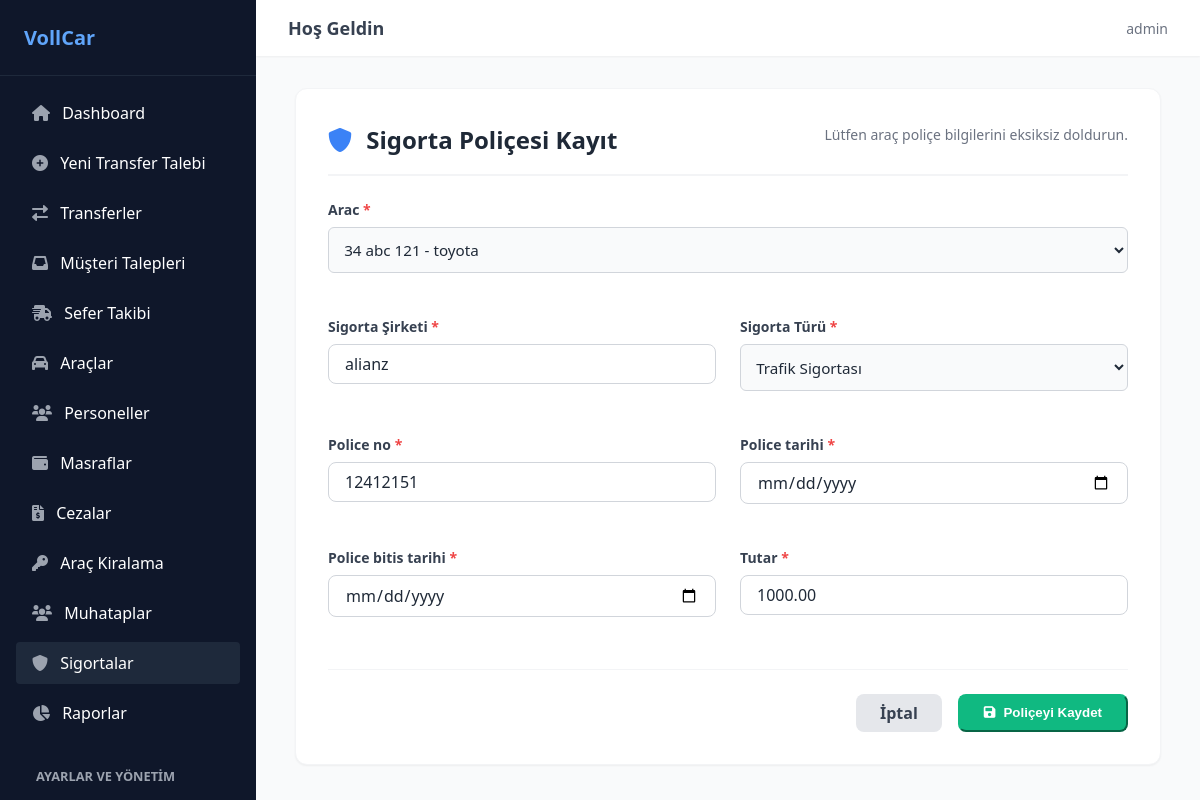
The page /sigortalar/1/duzenle/ (signed in) on the database its author committed.
### transfer/models.py (models this page shows, shortened)
class Sigorta(models.Model):
    SIGORTA_TURLERI = [
        ('trafik', 'Trafik Sigortası'),
        ('kasko', 'Kasko'),
        ('ihtiyari', 'İhtiyari Mali Mesuliyet (İMM)'),
        ('ferdi_kaza', 'Koltuk Ferdi Kaza'),
    ]
    arac = models.ForeignKey(Arac, on_delete=models.CASCADE, related_name='sigortalar')
    sigorta_sirketi = models.CharField(max_length=100, null=True, blank=True, verbose_name="Sigorta Şirketi")
    sigorta_turu = models.CharField(max_length=50, choices=SIGORTA_TURLERI, default='trafik', verbose_name="Sigorta Türü")
    police_no = models.CharField(max_length=100)
    police_tarihi = models.DateField()
    police_bitis_tarihi = models.DateField()
    tutar = models.DecimalField(max_digits=10, decimal_places=2)

### transfer/views.py (the view)
# urls.py: path('sigortalar/<int:id>/duzenle/', staff_only(views.sigorta_duzenle), name='sigorta_duzenle'),
@login_required
def sigorta_duzenle(request, id):
    sigorta = get_object_or_404(Sigorta, id=id)
    if request.method == 'POST':
        form = SigortaForm(request.POST, instance=sigorta)
        if form.is_valid():
            form.save()
            return redirect('sigorta_listesi')
    else:
        form = SigortaForm(instance=sigorta)
    return render(request, 'transfer/sigorta_ekle.html', {'form': form, 'baslik': 'Sigortayı Düzenle', 'sigorta': sigorta})

### transfer/forms.py
class SigortaForm(forms.ModelForm):
    class Meta:
        model = Sigorta
        fields = ['arac', 'sigorta_sirketi', 'sigorta_turu', 'police_no', 'police_tarihi', 'police_bitis_tarihi', 'tutar']
        widgets = {
            'arac': forms.Select(attrs={'class': 'form-input'}),
            'sigorta_sirketi': forms.TextInput(attrs={'class': 'form-input', 'placeholder': 'Örn: Allianz, Axa'}),
            'sigorta_turu': forms.Select(attrs={'class': 'form-input'}),
            'police_tarihi': forms.DateInput(attrs={'type': 'date', 'class': 'form-input'}),
            'police_bitis_tarihi': forms.DateInput(attrs={'type': 'date', 'class': 'form-input'}),
            'police_no': forms.TextInput(attrs={'class': 'form-input'}),
            'tutar': forms.NumberInput(attrs={'class': 'form-input', 'step': '0.01'}),
        }

### transfer/models.py (called while the page is built)
    def __str__(self):
        return f"{self.plaka} - {self.marka}"

### transfer/urls.py (called while the page is built)
def staff_only(view_func):
    return user_passes_test(lambda u: u.is_staff, login_url='transfer_listesi')(view_func)

### transfer/templates/transfer/sigorta_ekle.html (shortened to what this page needs)
{% extends "transfer/base.html" %}
{% block content %}
<div class="card-container" style="max-width: 800px; margin: 0 auto;">
    <div class="card-header" style="border-bottom: 2px solid #f3f4f6; padding-bottom: 1rem; margin-bottom: 1.5rem;">
        <h1 class="card-title"><i class="fas fa-shield-alt mr-2" style="color: #3b82f6;"></i> Sigorta Poliçesi {{ islem|default:"Kayıt" }}</h1>
        <p style="color: #6b7280; font-size: 0.875rem; margin-top: 0.25rem;">Lütfen araç poliçe bilgilerini eksiksiz doldurun.</p>
    </div>
    <form method="POST">
        <div style="display: grid; grid-template-columns: 1fr 1fr; gap: 1.5rem;">
            {% for field in form %}
                <div class="form-group" {% if field.name == 'arac' %}style="grid-column: span 2;"{% endif %}>
                    <label style="font-weight: 600; color: #374151; display: block; margin-bottom: 0.5rem;">
                        {{ field.label }} <span style="color: #ef4444;">*</span>
                    </label>
                    {{ field }}
                </div>
            {% endfor %}
        </div>
        <div style="margin-top: 2rem; display: flex; justify-content: flex-end; gap: 1rem; border-top: 1px solid #f3f4f6; padding-top: 1.5rem;">
            <a href="{% url 'sigorta_listesi' %}" class="btn-gray" style="text-decoration: none;">İptal</a>
            <button type="submit" class="btn-gray" style="background-color: #10b981; color: white; border-color: #10b981; cursor: pointer; display: flex; align-items: center;">
                <i class="fas fa-save mr-2"></i> Poliçeyi Kaydet
            </button>
        </div>
    </form>
</div>
{% endblock %}

### transfer/templates/transfer/base.html (shortened to what this page needs)
{% load static %}
<!DOCTYPE html>
<html lang="tr">
<head>
    <link rel="stylesheet" href="{% static 'transfer/css/style.css' %}">
    <link rel="stylesheet" href="https://cdnjs.cloudflare.com/ajax/libs/font-awesome/6.0.0/css/all.min.css">
</head>
<body>
    <div class="app-container">
        <aside class="sidebar" style="overflow-y: auto; height: 100vh;">
            <div class="sidebar-header">
                VollCar
            </div>
            <nav class="sidebar-nav">
                {% if request.user.is_staff %}
                <a href="{% url 'dashboard' %}" class="nav-link {% if request.resolver_match.url_name == 'dashboard' %}active{% endif %}">
                    <i class="fas fa-home"></i> Dashboard
                </a>
                {% endif %}
                <a href="{% url 'transfer_ekle' %}" class="nav-link {% if request.resolver_match.url_name == 'transfer_ekle' %}active{% endif %}">
                    <i class="fas fa-plus-circle"></i> Yeni Transfer Talebi
                </a>
                <a href="{% url 'transfer_listesi' %}" class="nav-link {% if request.resolver_match.url_name == 'transfer_listesi' %}active{% endif %}">
                    <i class="fas fa-exchange-alt"></i> Transferler
                </a>
                {% if request.user.is_staff %}
                <a href="{% url 'transfer_talep_listesi' %}" class="nav-link {% if request.resolver_match.url_name == 'transfer_talep_listesi' %}active{% endif %}">
                    <i class="fas fa-inbox"></i> Müşteri Talepleri
                </a>
                <a href="{% url 'sefer_listesi' %}" class="nav-link {% if request.resolver_match.url_name == 'sefer_listesi' %}active{% endif %}">
                    <i class="fas fa-shipping-fast"></i> Sefer Takibi
                </a>
                <a href="{% url 'arac_listesi' %}" class="nav-link {% if request.resolver_match.url_name == 'arac_listesi' or request.resolver_match.url_name == 'arac_ekle' %}active{% endif %}">
                    <i class="fas fa-car"></i> Araçlar
                </a>
                <a href="{% url 'personel_listesi' %}" class="nav-link {% if request.resolver_match.url_name == 'personel_listesi' or request.resolver_match.url_name == 'personel_ekle' %}active{% endif %}">
                    <i class="fas fa-users"></i> Personeller
                </a>
                <a href="{% url 'masraf_listesi' %}" class="nav-link {% if 'masraf' in request.resolver_match.url_name %}active{% endif %}">
                    <i class="fas fa-wallet"></i> Masraflar
                </a>
                <a href="{% url 'ceza_listesi' %}" class="nav-link {% if 'ceza' in request.resolver_match.url_name %}active{% endif %}">
                    <i class="fas fa-file-invoice-dollar"></i> Cezalar
                </a>
                <a href="{% url 'kiralama_listesi' %}" class="nav-link {% if 'kiralama' in request.resolver_match.url_name %}active{% endif %}">
                    <i class="fas fa-key"></i> Araç Kiralama
                </a>
                <a href="{% url 'muhatap_listesi' %}" class="nav-link {% if 'muhatap' in request.resolver_match.url_name %}active{% endif %}">
                    <i class="fas fa-users"></i> Muhataplar
                </a>
                <a href="{% url 'sigorta_listesi' %}" class="nav-link {% if 'sigorta' in request.resolver_match.url_name %}active{% endif %}">
                    <i class="fas fa-shield-alt"></i> Sigortalar
                </a>
                <a href="{% url 'raporlar_ana' %}" class="nav-link {% if 'rapor' in request.resolver_match.url_name %}active{% endif %}">
                    <i class="fas fa-chart-pie"></i> Raporlar
                </a>
                <div style="padding: 10px 20px; font-size: 0.8rem; color: #9ca3af; text-transform: uppercase; font-weight: bold; margin-top: 15px;">Ayarlar ve Yönetim</div>
                {% endif %}
            </nav>
        </aside>
        <main class="main-content">
            <header class="top-header">
                <h2 class="header-title">Hoş Geldin</h2>
                <div class="user-actions">
                    <span class="user-info">{{ user.username }}</span>
                </div>
            </header>
            <div class="content-wrapper">
                {% block content %}
                {% endblock %}
            </div>
        </main>
    </div>
</body>
</html>

### transfer/static/transfer/css/style.css (style rules this page uses)
body { background-color: #f3f4f6; font-family: ui-sans-serif, system-ui, -apple-system, BlinkMacSystemFont, "Segoe UI", Roboto, "Helvetica Neue", Arial, sans-serif; -webkit-font-smoothing: antialiased; margin: 0; padding: 0; }
.app-container { display: flex; height: 100vh; overflow: hidden; }
.sidebar { width: 256px; background-color: #0f172a; color: white; flex-shrink: 0; display: flex; flex-direction: column; }
.sidebar-header { padding: 1.5rem; font-size: 1.25rem; font-weight: 700; border-bottom: 1px solid #1e293b; color: #60a5fa; }
.sidebar-nav { flex: 1; padding: 1rem; display: flex; flex-direction: column; gap: 0.5rem; }
.sidebar { scrollbar-width: thin; scrollbar-color: #3b82f6 transparent; }
.nav-link { display: block; padding: 0.625rem 1rem; border-radius: 0.25rem; transition: background-color 0.2s; color: white; text-decoration: none; }
.nav-link:hover, .nav-link.active { background-color: #1e293b; }
.nav-link i { margin-right: 0.5rem; color: #9ca3af; }
.main-content { flex: 1; overflow-y: auto; background-color: #f9fafb; }
.top-header { background-color: white; box-shadow: 0 1px 2px 0 rgba(0, 0, 0, 0.05); padding: 1rem 2rem; display: flex; justify-content: space-between; align-items: center; }
.header-title { font-size: 1.125rem; font-weight: 600; color: #374151; margin: 0; }
.user-info { font-size: 0.875rem; color: #6b7280; }
.user-actions { display: flex; align-items: center; gap: 1rem; }
.content-wrapper { padding: 2rem; }
.form-group { margin-bottom: 1.25rem; }
.form-input, .form-group input:not([type="checkbox"]):not([type="radio"]), .form-group select, .form-group textarea { width: 100%; padding: 0.5rem 1rem; border: 1px solid #d1d5db; border-radius: 0.5rem; outline: none; transition: all 0.2s; box-sizing: border-box; font-family: inherit; font-size: 1rem; background-color: white; }
.card-container { max-width: 56rem; margin: 0 auto; background-color: white; padding: 2rem; border-radius: 0.75rem; box-shadow: 0 1px 2px 0 rgba(0, 0, 0, 0.05); border: 1px solid #f3f4f6; }
.card-header { display: flex; justify-content: space-between; align-items: center; margin-bottom: 1.5rem; }
.card-title { font-size: 1.5rem; font-weight: 700; color: #1f2937; margin: 0; }
.btn-gray { background-color: #e5e7eb; color: #374151; padding: 0.5rem 1.5rem; border-radius: 0.5rem; text-decoration: none; display: inline-flex; align-items: center; justify-content: center; font-weight: 600; transition: background-color 0.2s; }
.mr-2 { margin-right: 0.5rem; }
.form-group label { display: block; font-size: 0.875rem; font-weight: 600; color: #374151; margin-bottom: 0.35rem; }
.form-group input, .form-group select { width: 100%; padding: 0.6rem; border: 1px solid #d1d5db; border-radius: 0.375rem; font-size: 0.875rem; outline: none; transition: border-color 0.2s; }

### transfer/templates/transfer/sigorta_ekle.html (style rules this page uses)
.form-group select, .form-group input[type="text"], .form-group input[type="number"], .form-group input[type="date"] { width: 100%; padding: 0.7rem; border: 1px solid #d1d5db; border-radius: 0.375rem; font-size: 0.95rem; color: #1f2937; box-sizing: border-box; background-color: #f9fafb; }

### rows shown on the page
Sigorta: form "34 abc 121 - toyota" "alianz" "Trafik Sigortası" "12412151" "1000.00"

### other values the page prints
{{ user.username }} "admin"
{{ islem|default:"Kayıt" }} "Kayıt"
{{ field.label }} "Arac" "Sigorta Şirketi" "Sigorta Türü" "Police no" "Police tarihi" "Police bitis tarihi" "Tutar"
